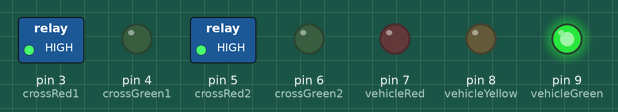
Bench run of a sketch on a simulated Arduino Uno, built with avr-gcc and run on an emulated ATmega328P. Parts: switched loads named in the sketch (green lamp = pin HIGH), output pins drawn as LEDs (lit = HIGH).

Above: at 10.0 s.
At 21.5 s:
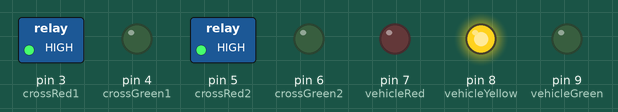
At 33.0 s:
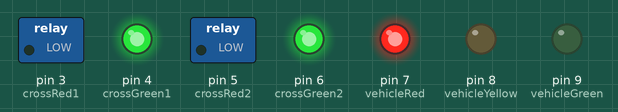
Timing chart, 0 to 55.9 s (numbered marks = the images above):
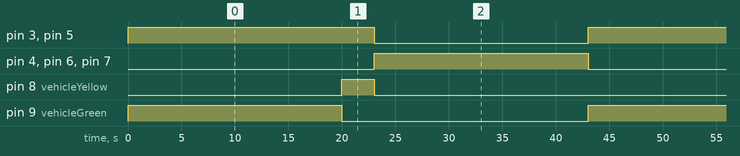

Measured:
- by itself, pin 3 (crossRed1), pin 5 (crossRed2): alternates HIGH for 23.0 s and LOW for 20.0 s
- by itself, pin 4 (crossGreen1), pin 6 (crossGreen2), pin 7 (vehicleRed), pin 9 (vehicleGreen): alternates HIGH for 20.0 s and LOW for 23.0 s
- by itself, pin 8 (vehicleYellow): alternates HIGH for 3.0 s and LOW for 40.0 s

The sketch:

Trafficlight.ino
```cpp
int crossRed1 = 3;
int crossGreen1 = 4;
int crossRed2 = 5;
int crossGreen2 = 6;
int vehicleRed = 7;
int vehicleYellow = 8;
int vehicleGreen = 9;
int delayTime = 20000;
int yellowTime = 3000;


void setup() {
  // put your setup code here, to run once:
    pinMode(crossRed1,OUTPUT);
    pinMode(crossRed2,OUTPUT);
    pinMode(crossGreen1,OUTPUT);
    pinMode(crossGreen2,OUTPUT);
    pinMode(vehicleRed,OUTPUT);
    pinMode(vehicleYellow,OUTPUT);
    pinMode(vehicleGreen,OUTPUT);
}

void loop() {
  // put your main code here, to run repeatedly:
    digitalWrite(crossRed1,HIGH);  // red light is on
    digitalWrite(crossRed2,HIGH);  // red light is on
    digitalWrite(crossGreen1,LOW); // green light is off
    digitalWrite(crossGreen2,LOW); // green light is off

    digitalWrite(vehicleGreen,HIGH);
    digitalWrite(vehicleRed,LOW);
    digitalWrite(vehicleYellow,LOW);

    delay(delayTime);

    digitalWrite(vehicleGreen,LOW);
    digitalWrite(vehicleRed,LOW);
    digitalWrite(vehicleYellow,HIGH);

    delay(yellowTime);

    digitalWrite(crossRed1,LOW);  // red light is on
    digitalWrite(crossRed2,LOW);  // red light is on
    digitalWrite(crossGreen1,HIGH); // green light is off
    digitalWrite(crossGreen2,HIGH); // green light is off

    digitalWrite(vehicleGreen,LOW);
    digitalWrite(vehicleRed,HIGH);
    digitalWrite(vehicleYellow,LOW);

    delay(delayTime);
}
```
